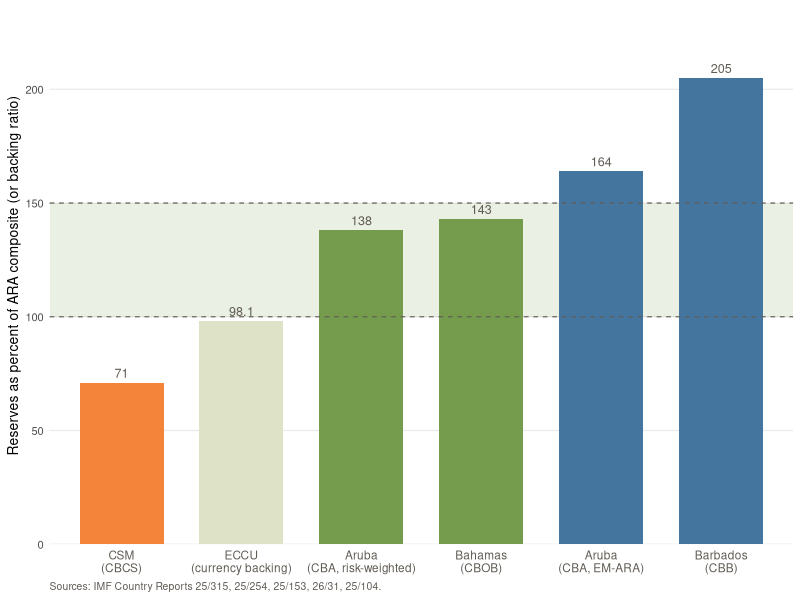

Write R code to recreate this figure. (Note: this script raises an error after producing the figure.)
## ---- chunk 1
#| label: fig-ara
#| fig-cap: "Reserve adequacy across the five jurisdictions, end-2024. Bars show the IMF Assessing Reserve Adequacy composite as a percent of the metric, where constructed. The shaded band marks the IMF's 100-150 percent adequate range. ECCU is shown using its currency-backing ratio (the binding metric for a quasi-currency board) and is therefore not strictly comparable to the ARA composite. Iteration: 1."
#| fig-width: 7
#| fig-height: 4.5
#| echo: false
#| warning: false
#| message: false

library(ggplot2)

ara_data <- data.frame(
  jurisdiction = c("CSM\n(CBCS)", "ECCU\n(currency backing)", "Aruba\n(CBA, risk-weighted)",
                   "Bahamas\n(CBOB)", "Aruba\n(CBA, EM-ARA)", "Barbados\n(CBB)"),
  value = c(71, 98.1, 138, 143, 164, 205),
  category = c("Below adequate", "Currency-board metric", "Adequate range",
               "Adequate range", "Above adequate", "Above adequate")
)
ara_data$jurisdiction <- factor(ara_data$jurisdiction, levels = ara_data$jurisdiction)

ggplot(ara_data, aes(x = jurisdiction, y = value, fill = category)) +
  annotate("rect", xmin = -Inf, xmax = Inf, ymin = 100, ymax = 150,
           alpha = 0.15, fill = "#749c4c") +
  geom_col(width = 0.7) +
  geom_hline(yintercept = 100, linetype = "dashed", colour = "#605b54", linewidth = 0.4) +
  geom_hline(yintercept = 150, linetype = "dashed", colour = "#605b54", linewidth = 0.4) +
  geom_text(aes(label = value), vjust = -0.5, size = 3.2, colour = "#605b54") +
  scale_fill_manual(values = c("Below adequate" = "#f38439",
                                "Adequate range" = "#749c4c",
                                "Above adequate" = "#44759e",
                                "Currency-board metric" = "#dee3c8")) +
  scale_y_continuous(limits = c(0, 225), breaks = seq(0, 200, 50),
                     expand = expansion(mult = c(0, 0.05))) +
  labs(x = NULL, y = "Reserves as percent of ARA composite (or backing ratio)",
       caption = "Sources: IMF Country Reports 25/315, 25/254, 25/153, 26/31, 25/104.") +
  theme_minimal(base_size = 10) +
  theme(legend.position = "none",
        panel.grid.major.x = element_blank(),
        panel.grid.minor = element_blank(),
        axis.text.x = element_text(size = 8.5, colour = "#605b54"),
        plot.caption = element_text(hjust = 0, size = 7.5, colour = "#605b54"))
## ---- chunk 2
#| label: fig-truncated
#| fig-cap: "The truncated toolkit. The left panel is the standard risk-layering stack; the right panel greys the layers the Kingdom's fiscal architecture forecloses for the Dutch Caribbean (see Section 4). Reserves and parametric insurance remain open because they create no debt. Iteration: 2."
#| echo: false
knitr::include_graphics("figures/truncated_toolkit.png")
